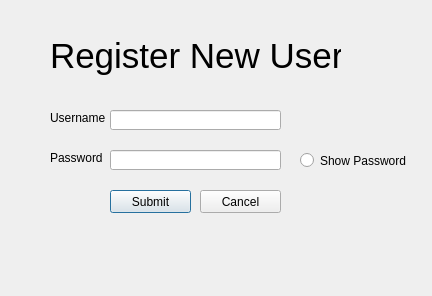
<?xml version="1.0" encoding="UTF-8"?>
<ui version="4.0">
 <class>rdv_user_registration</class>
 <widget class="QDialog" name="rdv_user_registration">
  <property name="geometry">
   <rect>
    <x>0</x>
    <y>0</y>
    <width>432</width>
    <height>296</height>
   </rect>
  </property>
  <property name="windowTitle">
   <string>Register New User</string>
  </property>
  <widget class="QPushButton" name="btnSubmit">
   <property name="geometry">
    <rect>
     <x>110</x>
     <y>190</y>
     <width>81</width>
     <height>23</height>
    </rect>
   </property>
   <property name="toolTip">
    <string>Submit info</string>
   </property>
   <property name="text">
    <string>Submit</string>
   </property>
  </widget>
  <widget class="QLineEdit" name="edtUsername">
   <property name="geometry">
    <rect>
     <x>110</x>
     <y>110</y>
     <width>171</width>
     <height>20</height>
    </rect>
   </property>
   <property name="toolTip">
    <string>Enter an email address</string>
   </property>
   <property name="inputMask">
    <string/>
   </property>
   <property name="echoMode">
    <enum>QLineEdit::Normal</enum>
   </property>
  </widget>
  <widget class="QLineEdit" name="edtPassword">
   <property name="geometry">
    <rect>
     <x>110</x>
     <y>150</y>
     <width>171</width>
     <height>20</height>
    </rect>
   </property>
   <property name="toolTip">
    <string>Password may contain A-Z upper or lowercase, 0-9, _underscore, and -hyphen. Max length is 20. Minimum length is 7</string>
   </property>
   <property name="echoMode">
    <enum>QLineEdit::Password</enum>
   </property>
  </widget>
  <widget class="QPushButton" name="btnCancel">
   <property name="geometry">
    <rect>
     <x>200</x>
     <y>190</y>
     <width>81</width>
     <height>23</height>
    </rect>
   </property>
   <property name="toolTip">
    <string>Cancel registration</string>
   </property>
   <property name="text">
    <string>Cancel</string>
   </property>
  </widget>
  <widget class="QLabel" name="lblTitle">
   <property name="geometry">
    <rect>
     <x>50</x>
     <y>30</y>
     <width>291</width>
     <height>51</height>
    </rect>
   </property>
   <property name="font">
    <font>
     <pointsize>26</pointsize>
    </font>
   </property>
   <property name="text">
    <string>Register New User</string>
   </property>
  </widget>
  <widget class="QLabel" name="lblUsername">
   <property name="geometry">
    <rect>
     <x>50</x>
     <y>110</y>
     <width>55</width>
     <height>16</height>
    </rect>
   </property>
   <property name="text">
    <string>Username</string>
   </property>
  </widget>
  <widget class="QLabel" name="lblPassword">
   <property name="geometry">
    <rect>
     <x>50</x>
     <y>150</y>
     <width>55</width>
     <height>16</height>
    </rect>
   </property>
   <property name="text">
    <string>Password</string>
   </property>
  </widget>
  <widget class="QRadioButton" name="radPassword">
   <property name="geometry">
    <rect>
     <x>300</x>
     <y>150</y>
     <width>131</width>
     <height>21</height>
    </rect>
   </property>
   <property name="toolTip">
    <string>Click to show password text</string>
   </property>
   <property name="text">
    <string>Show Password</string>
   </property>
  </widget>
  <widget class="QLabel" name="lblLogo">
   <property name="geometry">
    <rect>
     <x>300</x>
     <y>170</y>
     <width>111</width>
     <height>121</height>
    </rect>
   </property>
   <property name="toolTip">
    <string>You can do it!</string>
   </property>
   <property name="text">
    <string/>
   </property>
   <property name="pixmap">
    <pixmap resource="../mingw/mario.qrc">:/images/loginlogo.png</pixmap>
   </property>
  </widget>
 </widget>
 <resources>
  <include location="../mingw/mario.qrc"/>
 </resources>
 <connections/>
</ui>
